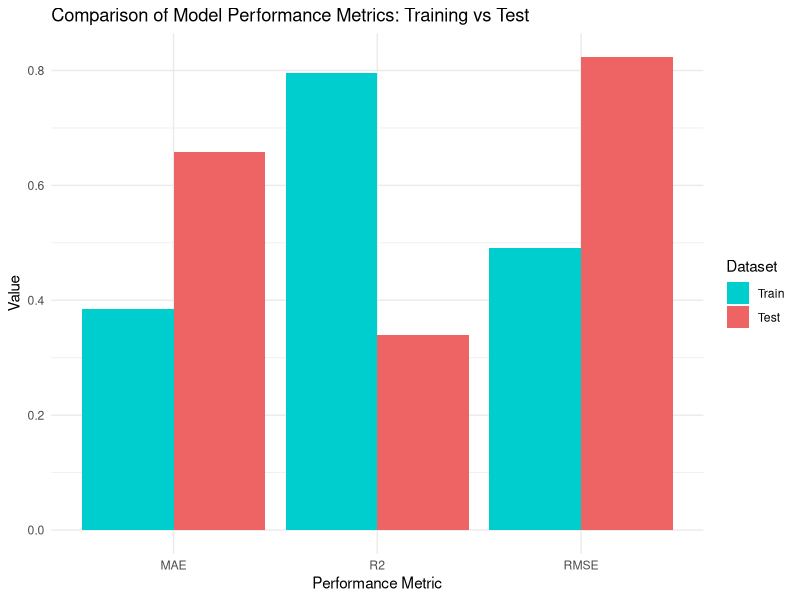

R code for this plot:
library(ggplot2)

# Create the data frame with GBM performance metrics
final_gbm_perf <- data.frame(
  Metric = c("RMSE", "MAE", "R2"),
  Train = c(0.490495, 0.3849797, 0.794903),
  Test = c(0.8237046, 0.6581673, 0.339235)
)

final_elastic <- data.frame(
  Metric = c("RMSE", "MAE", "R2"),
  Train = c(0.8523354, 0.692742, 0.272137),
  Test = c(0.865197, 0.7055703, 0.2675806)  
)

# Reshape the data to long format for ggplot2
final_performance_long <- reshape2::melt(final_gbm_perf, id.vars = "Metric", 
                                         variable.name = "Dataset", value.name = "Value")

# Create the bar chart
performance_plot <- ggplot(final_performance_long, aes(x = Metric, y = Value, fill = Dataset)) +
  geom_bar(stat = "identity", position = position_dodge()) +
  scale_fill_manual(values = c("Test" = "indianred2", "Train" = "#00CDCD")) + # Custom colors
  labs(
    title = "Comparison of Model Performance Metrics: Training vs Test",
    x = "Performance Metric",
    y = "Value"
  ) +
  theme_minimal()

# Display the plot
print(performance_plot)
